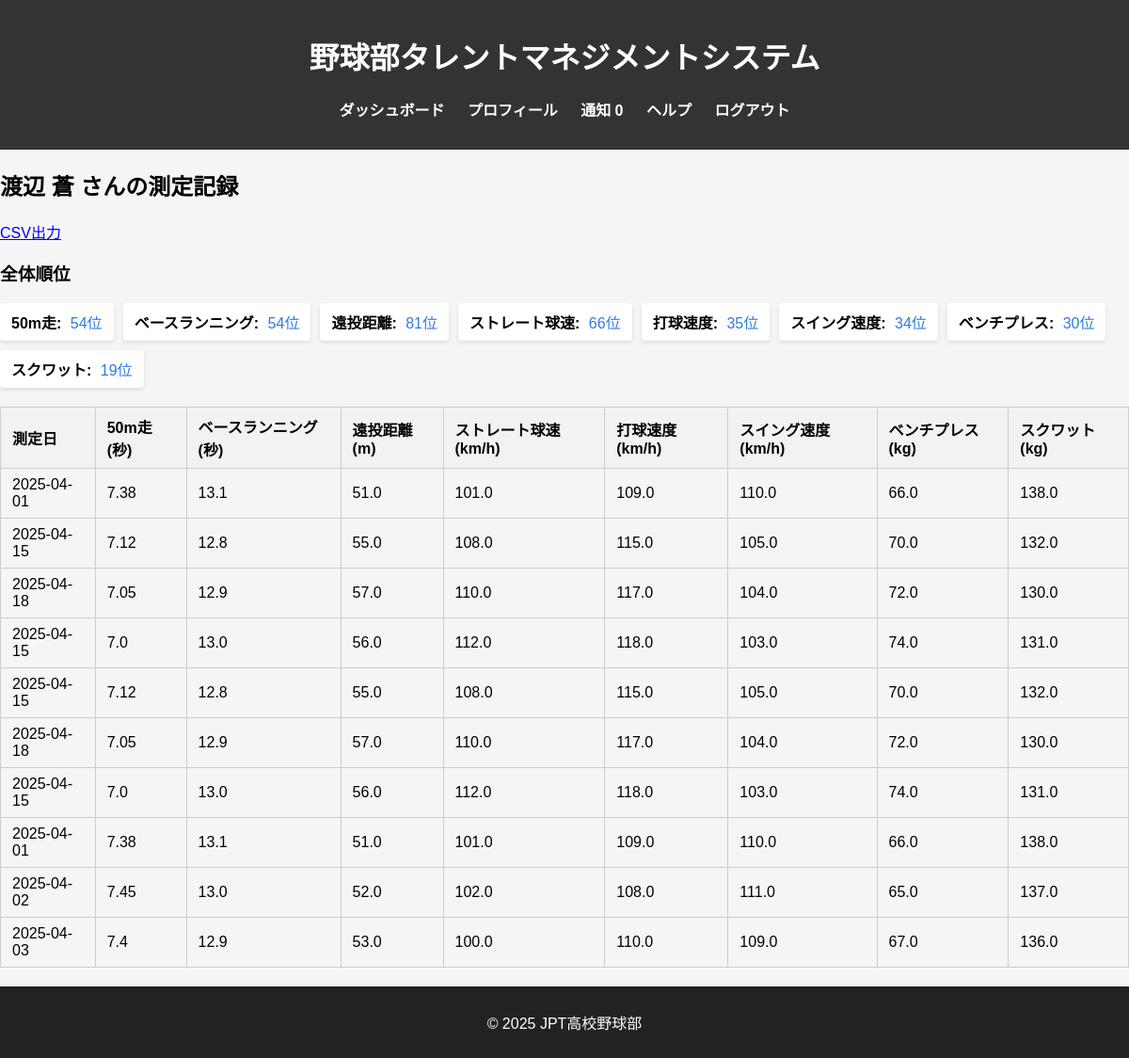
Page /records/my_records (signed in) on the committed database.
### db_models.py (models this page shows, shortened)
class User(db.Model, UserMixin):
    __tablename__ = 'users'
    user_id = db.Column(db.Integer, primary_key=True)
    fs_uniquifier = db.Column(db.String(64), unique=True, nullable=False, default=lambda: str(uuid.uuid4()))  # 追加
    name = db.Column(db.String(100), nullable=False)
    password_hash = db.Column(db.String(200), nullable=False)
    grade = db.Column(db.Integer, nullable=True)
    is_active = db.Column(db.Boolean, default=True)
    created_at = db.Column(db.DateTime, default=lambda: datetime.now(tz=ZoneInfo('Asia/Tokyo')))
    updated_at = db.Column(db.DateTime, default=lambda: datetime.now(tz=ZoneInfo('Asia/Tokyo')),
                           onupdate=lambda: datetime.now(tz=ZoneInfo('Asia/Tokyo')))
    roles = db.relationship('Role', secondary='user_roles', backref=db.backref('users', lazy='dynamic'))
    def get_id(self):
        return str(self.user_id)  # Flask-Login 用の get_id()
    def has_any_role(self, *roles):
        return any(role.name in roles for role in self.roles)

class MeasurementRecord(db.Model):
    __tablename__ = 'measurement_records'
    record_id = db.Column(db.Integer, primary_key=True)
    user_id = db.Column(db.Integer, db.ForeignKey('users.user_id'), nullable=False)  # 部員のユーザーID
    measurement_date = db.Column(db.Date, nullable=False)  # 測定日
    run_50m = db.Column(db.Float)  # 50m走
    base_running = db.Column(db.Float)  # ベースランニング
    long_throw = db.Column(db.Float)  # 遠投距離
    straight_speed = db.Column(db.Float)  # ストレート球速
    hit_speed = db.Column(db.Float)  # 打球速度
    swing_speed = db.Column(db.Float)  # スイング速度
    bench_press = db.Column(db.Float)  # ベンチプレス
    squat = db.Column(db.Float)  # スクワット
    status = db.Column(db.Enum('draft', 'pending_coach', 'approved', 'rejected', name='status_enum'),
                       nullable=False)  # 承認ステータス
    created_by = db.Column(db.Integer, db.ForeignKey('users.user_id'), nullable=False)  # 記録作成者のユーザーID
    created_at = db.Column(db.DateTime, default=lambda: datetime.now(tz=ZoneInfo('Asia/Tokyo')))
    updated_at = db.Column(db.DateTime, default=lambda: datetime.now(tz=ZoneInfo('Asia/Tokyo')),
                           onupdate=lambda: datetime.now(tz=ZoneInfo('Asia/Tokyo')))
    comment = db.Column(db.String(1000))
    user = db.relationship('User', foreign_keys=[user_id])  # 部員とのリレーション
    creator = db.relationship('User', foreign_keys=[created_by])  # 記録作成者とのリレーション

### blueprints/records.py (the view)
@records_bp.route('/my_records')
@login_required
def my_records():
    user_id = current_user.get_id()
    records = MeasurementRecord.query.filter_by(user_id=user_id, status='approved').all()
    user = User.query.get(user_id)
    rankings = {
        '50m走': calculate_rank(user.user_id, 'run_50m', asc=True),  # 速い方が良いので昇順
        'ベースランニング': calculate_rank(user.user_id, 'base_running', asc=True),
        '遠投距離': calculate_rank(user.user_id, 'long_throw', asc=False),
        'ストレート球速': calculate_rank(user.user_id, 'straight_speed', asc=False),
        '打球速度': calculate_rank(user.user_id, 'hit_speed', asc=False),
        'スイング速度': calculate_rank(user.user_id, 'swing_speed', asc=False),
        'ベンチプレス': calculate_rank(user.user_id, 'bench_press', asc=False),
        'スクワット': calculate_rank(user.user_id, 'squat', asc=False)
    }
    return render_template('my/records.html', user=user, records=records, rankings=rankings)

### app.py (called while the page is built)
@login_manager.user_loader
def load_user(user_id):
    return User.query.get(int(user_id))

@app.context_processor
def inject_measurement_data():
    if not current_user.is_authenticated:
        return {}
    notice_cnt = 0
    if current_user.has_any_role("manager"):
        notice_cnt = MeasurementRecord.query.filter_by(status='rejected').count()
    elif current_user.has_any_role("member"):
        notice_cnt = MeasurementRecord.query.filter_by(user_id=current_user.user_id, status='draft').count()
    elif current_user.has_any_role("coach"):
        notice_cnt = MeasurementRecord.query.filter_by(status='pending_coach').count()
    return {
        "notice_cnt":notice_cnt
    }

### blueprints/records.py (called while the page is built)
def calculate_rank(user_id, metric, asc=True):
    subquery = db.session.query(
        MeasurementRecord.user_id,
        func.max(MeasurementRecord.measurement_date).label('max_date')
    ).group_by(MeasurementRecord.user_id).subquery()
    latest_records = db.session.query(MeasurementRecord).join(
        subquery,
        (MeasurementRecord.user_id == subquery.c.user_id) &
        (MeasurementRecord.measurement_date == subquery.c.max_date)
    )
    if asc:
        ordered_records = latest_records.order_by(getattr(MeasurementRecord, metric).asc())
    else:
        ordered_records = latest_records.order_by(getattr(MeasurementRecord, metric).desc())
    records_list = ordered_records.all()
    for idx, record in enumerate(records_list, start=1):
        if record.user_id == user_id:
            return idx
    return "N/A"  # 記録がない場合

### templates/my/records.html (shortened to what this page needs)
{% extends "base.html" %}
{% block content %}
<h2>{{ user.name }} さんの測定記録</h2>
    <div class="export_records_csv">
        <a href="{{ url_for('records.export_csv') }}">CSV出力</a>
    </div>
<div class="rankings-section">
    <h3>全体順位</h3>
    <div class="rankings-horizontal">
        {% for metric, rank in rankings.items() %}
        <div class="ranking-item">
            <span class="metric-name">{{ metric }}:</span>
            <span class="rank-value">{{ rank }}位</span>
        </div>
        {% endfor %}
    </div>
</div>
<table class="member-table">
    <thead>
        <tr>
            <th>測定日</th>
            <th>50m走 (秒)</th>
            <th>ベースランニング (秒)</th>
            <th>遠投距離 (m)</th>
            <th>ストレート球速 (km/h)</th>
            <th>打球速度 (km/h)</th>
            <th>スイング速度 (km/h)</th>
            <th>ベンチプレス (kg)</th>
            <th>スクワット (kg)</th>
        </tr>
    </thead>
    <tbody>
        {% for record in records %}
        <tr>
            <td>{{ record.measurement_date }}</td>
            <td>{{ record.run_50m }}</td>
            <td>{{ record.base_running }}</td>
            <td>{{ record.long_throw }}</td>
            <td>{{ record.straight_speed }}</td>
            <td>{{ record.hit_speed }}</td>
            <td>{{ record.swing_speed }}</td>
            <td>{{ record.bench_press }}</td>
            <td>{{ record.squat }}</td>
        </tr>
        {% endfor %}
    </tbody>
</table>
{% endblock %}

### static/styles.css (style rules this page uses)
body { font-family: Arial, sans-serif; margin: 0; padding: 0; background-color: #f5f5f5; }
table.member-table { border-collapse: collapse; width: 100%; margin: 20px 0; }
table.member-table th, table.member-table td { border: 1px solid #ccc; padding: 8px 12px; text-align: left; }
table.member-table th { background-color: #f2f2f2; }

### templates/my/records.html (style rules this page uses)
.rankings-horizontal { display: flex; flex-wrap: wrap; gap: 10px; margin-top: 10px; }
.ranking-item { flex: 0 0 auto; padding: 8px 12px; background: white; border-radius: 4px; box-shadow: 0 2px 4px rgba(0,0,0,0.1); white-space: nowrap; }
.metric-name { font-weight: bold; margin-right: 5px; }
.rank-value { color: #2c7be5; }

### rows in the picture
User: name "渡辺 蒼"
MeasurementRecord: measurement_date "2025-04-01", run_50m "7.38", base_running "13.1", long_throw "51.0", straight_speed "101.0", hit_speed "109.0", swing_speed "110.0", bench_press "66.0", squat "138.0"
MeasurementRecord: measurement_date "2025-04-15", run_50m "7.12", base_running "12.8", long_throw "55.0", straight_speed "108.0", hit_speed "115.0", swing_speed "105.0", bench_press "70.0", squat "132.0"
MeasurementRecord: measurement_date "2025-04-18", run_50m "7.05", base_running "12.9", long_throw "57.0", straight_speed "110.0", hit_speed "117.0", swing_speed "104.0", bench_press "72.0", squat "130.0"
MeasurementRecord: measurement_date "2025-04-15", run_50m "7.0", base_running "13.0", long_throw "56.0", straight_speed "112.0", hit_speed "118.0", swing_speed "103.0", bench_press "74.0", squat "131.0"
MeasurementRecord: measurement_date "2025-04-15", run_50m "7.12", base_running "12.8", long_throw "55.0", straight_speed "108.0", hit_speed "115.0", swing_speed "105.0", bench_press "70.0", squat "132.0"
MeasurementRecord: measurement_date "2025-04-18", run_50m "7.05", base_running "12.9", long_throw "57.0", straight_speed "110.0", hit_speed "117.0", swing_speed "104.0", bench_press "72.0", squat "130.0"
MeasurementRecord: measurement_date "2025-04-15", run_50m "7.0", base_running "13.0", long_throw "56.0", straight_speed "112.0", hit_speed "118.0", swing_speed "103.0", bench_press "74.0", squat "131.0"
MeasurementRecord: measurement_date "2025-04-01", run_50m "7.38", base_running "13.1", long_throw "51.0", straight_speed "101.0", hit_speed "109.0", swing_speed "110.0", bench_press "66.0", squat "138.0"
MeasurementRecord: measurement_date "2025-04-02", run_50m "7.45", base_running "13.0", long_throw "52.0", straight_speed "102.0", hit_speed "108.0", swing_speed "111.0", bench_press "65.0", squat "137.0"
MeasurementRecord: measurement_date "2025-04-03", run_50m "7.4", base_running "12.9", long_throw "53.0", straight_speed "100.0", hit_speed "110.0", swing_speed "109.0", bench_press "67.0", squat "136.0"

### other values in the picture
{{ notice_cnt }} "0"
{{ metric }} "50m走" "ベースランニング" "遠投距離" "ストレート球速" "打球速度" "スイング速度" "ベンチプレス" "スクワット"
{{ rank }} "54" "54" "81" "66" "35" "34" "30" "19"
